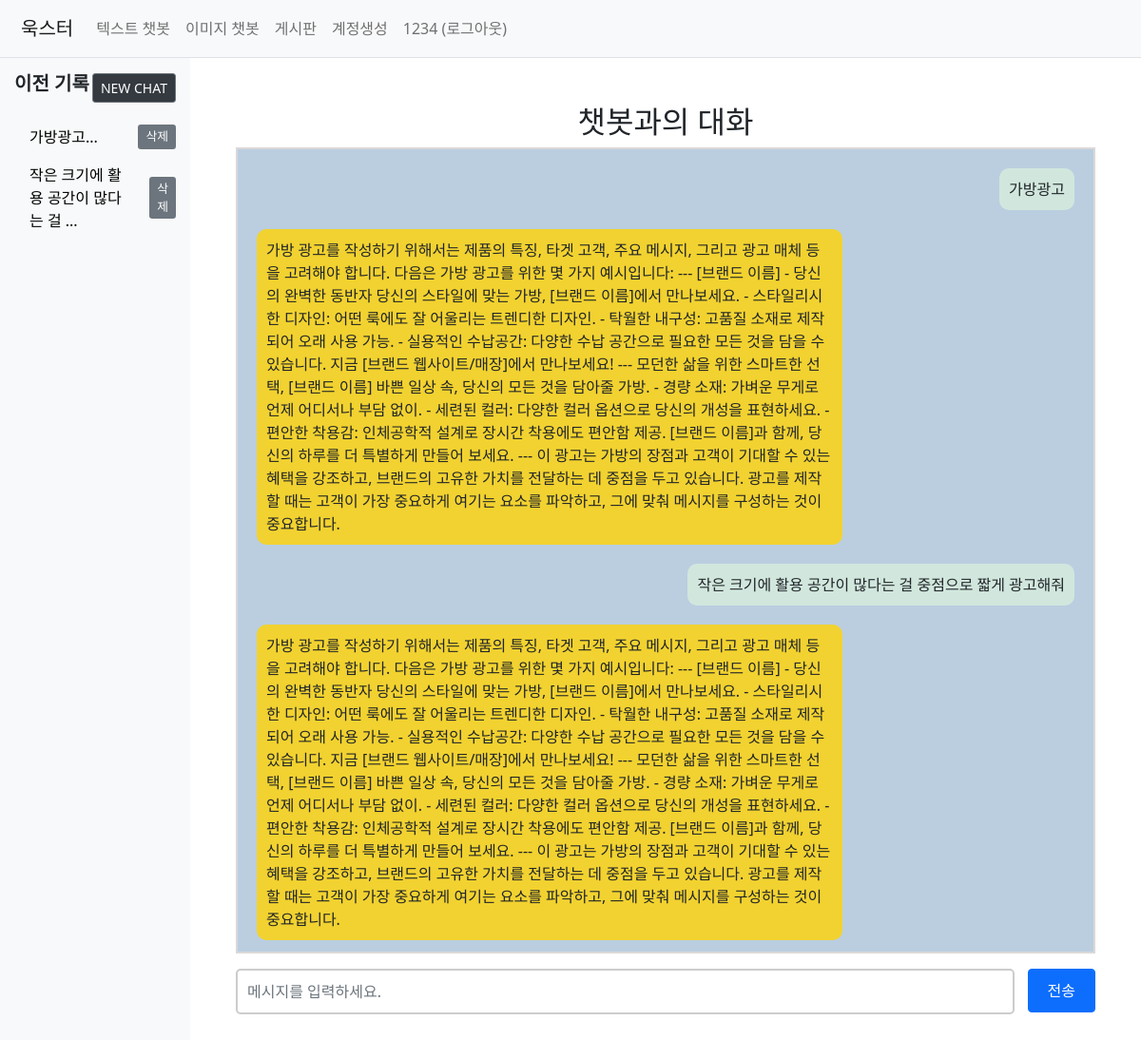
Screenshot of /chatbot/chat?thread_id=db84ea44-4754-4433-ade3-767bd8ef1438 (signed in) with the database file from the repository.
### my_flask_app/models.py (models this page shows, shortened)
class User(db.Model, UserMixin):
    id = db.Column(db.Integer, primary_key=True)
    user_id = db.Column(db.String(150), unique=True, nullable=False)
    password = db.Column(db.String(200), nullable=False)
    email = db.Column(db.String(120), unique=True, nullable=False)

class ChatHistory(db.Model):
    __tablename__ = 'chat_history'
    id = db.Column(db.Integer, primary_key=True, autoincrement=True)
    thread_id = db.Column(db.String(36), nullable=False, default=lambda: str(uuid.uuid4()))
    user_id = db.Column(db.Integer, db.ForeignKey('user.id'), nullable=False)
    user_question = db.Column(db.Text, nullable=True)
    maked_text = db.Column(db.Text, nullable=False)
    maked_image_url = db.Column(db.Text, nullable=True)
    created_at = db.Column(db.DateTime, default=datetime.utcnow, nullable=False)
    type = db.Column(db.String(20), nullable=False)

### my_flask_app/views/text_chatbot.py (the view)
@bp.route('/chat', methods=['GET'])
def chat_page():
    try:
        thread_id = request.args.get('thread_id')
        if thread_id:
            chat_histories = ChatHistory.query.filter_by(thread_id=thread_id, type='text').order_by(ChatHistory.created_at.asc()).all()
            if not chat_histories:
                flash('해당 대화 기록을 찾을 수 없습니다.', 'error')
                chat_histories = []
        else:
            thread_id = str(uuid.uuid4())
            chat_histories = []
        return render_template('chatbot/text_chatbot.html', chat_histories=chat_histories, thread_id=thread_id)
    except Exception as e:
        print("Error fetching chat histories:", str(e))
        return render_template('chatbot/text_chatbot.html', chat_histories=[], thread_id=str(uuid.uuid4()))

### my_flask_app/templates/chatbot/text_chatbot.html (shortened to what this page needs)
{% extends "history_sidebar.html" %}
{% block main_content %}
<div class="container mt-5">
    <h2 class="text-center">챗봇과의 대화</h2>
    <div class="chat-container" id="chatContainer" style="height: 60vh; overflow-y: auto;">
        {% for history in chat_histories %}
            <div class="message user-message">{{ history.user_question }}</div>
            {% if history.maked_text %}
                <div class="message bot-message">{{ history.maked_text }}</div>
            {% endif %}
        {% endfor %}
    </div>
    <div class="input-group mt-3">
        <input type="text" class="form-control" id="userInput" placeholder="메시지를 입력하세요.">
        <div class="input-group-append">
            <button class="btn btn-primary" id="sendButton">전송</button>
        </div>
    </div>
</div>
{% endblock %}

### my_flask_app/templates/history_sidebar.html (shortened to what this page needs)
{% extends "base.html" %}
{% block content %}
<div class="container-fluid">
    <div class="row">
        <nav id="sidebar" class="col-md-3 col-lg-2 d-md-block bg-light sidebar" style="height: 100vh; overflow-y: auto;">
            <div class="sidebar-sticky">
                <div class="d-flex justify-content-between align-items-center mb-3">
                    <h5 class="sidebar-heading">이전 기록</h5>
                    <button class="btn btn-secondary btn-sm" id="newChatButton">NEW CHAT</button>
                </div>
                <ul class="nav flex-column" id="chatHistoryList">
                    {% if chat_histories %}
                        {% for history in chat_histories %}
                            <li class="nav-item d-flex justify-content-between align-items-center">
                                <a href="#" class="nav-link chat-history-link" data-id="{{ history.thread_id }}" onclick="loadChatHistory('{{ history.thread_id }}', '{{ request.path.split('/')[1] }}')">
                                    {{ history.user_question[:20] }}...
                                </a>
                                <button class="btn btn-danger btn-sm delete-button" data-id="{{ history.thread_id }}" onclick="deleteChatHistory('{{ history.thread_id }}')">삭제</button>
                            </li>
                        {% endfor %}
                    {% else %}
                        <li class="nav-item">
                            <span>로그인 후 채팅 기록을 볼 수 있습니다.</span>
                        </li>
                    {% endif %}
                </ul>
            </div>
        </nav>
        <main class="col-md-9 ml-sm-auto col-lg-10 px-md-4">
            {% block main_content %}{% endblock %}
        </main>
    </div>
</div>
{% endblock %}

### my_flask_app/templates/base.html (shortened to what this page needs)
<!DOCTYPE html>
<html lang="ko">
  <head>
    <link
      rel="stylesheet"
      href="{{ url_for('static', filename='bootstrap.min.css') }}"
    />
    <link
      rel="stylesheet"
      href="{{ url_for('static', filename='style.css') }}"
    />
  </head>
  <body>
    <nav class="navbar navbar-expand-lg navbar-light bg-light border-bottom">
      <div class="container-fluid">
        <a class="navbar-brand" href="{{ url_for('main.index') }}">욱스터</a>
        <div class="collapse navbar-collapse" id="navbarSupportedContent">
          <ul class="navbar-nav me-auto mb-2 mb-lg-0">
            <li class="nav-item">
              <a class="nav-link" href="{{ url_for('chat.chat') }}"
                >텍스트 챗봇</a
              >
            </li>
            <li class="nav-item">
              <a class="nav-link" href="{{ url_for('image.image') }}"
                >이미지 챗봇</a
              >
            </li>
            <li class="nav-item">
              <a class="nav-link" href="{{ url_for('question._list') }}"
                >게시판</a
              >
            </li>
            <li class="nav-item">
              <a class="nav-link" href="{{ url_for('auth.signup') }}"
                >계정생성</a
              >
            </li>
            <li class="nav-item">
              {% if current_user.is_authenticated %}
              <a class="nav-link" href="{{ url_for('auth.logout') }}"
                >{{ current_user.user_id }} (로그아웃)</a
              >
              {% else %}
              <a class="nav-link" href="{{ url_for('auth.login') }}">로그인</a>
              {% endif %}
            </li>
          </ul>
        </div>
      </div>
    </nav>
    {% block content %} {% endblock %}
  </body>
</html>

### my_flask_app/static/style.css (style rules this page uses)
.chat-container { border: 2px solid #dbd8d8; padding: 10px; height: 400px; overflow-y: scroll; background-color: #bacee0; display: flex; flex-direction: column; }
.message { margin: 10px; padding: 10px; border-radius: 10px; max-width: 70%; display: inline-block; }
.user-message { background-color: #d1e7dd; align-self: flex-end; text-align: right; }
.bot-message { background-color: #F2D230; align-self: flex-start; text-align: left; }
#userInput { border-radius: 5px; border: 2px solid #ccc; padding: 10px; width: calc(100% - 100px); }
#sendButton { margin-left: 15px; padding: 10px 20px; }
#sidebar { background-color: #f8f9fa; padding: 15px; height: 100vh; }
.sidebar-heading { font-weight: bold; }
.chat-history-link { color: #000 !important; text-decoration: none !important; }
#newChatButton { background-color: #343a40; color: #ffffff; }
.delete-button { background-color: #6c757d; color: #ffffff; border: none; font-size: 0.8rem; padding: 0.2rem 0.5rem; }

### my_flask_app/templates/base.html (style rules this page uses)
body, html { margin: 0; padding: 0; height: 100%; width: 100%; display: flex; flex-direction: column; align-items: center; }
.navbar { width: 100%; display: flex; justify-content: flex-end; padding: 10px; background-color: #f0f0f0; }

### rows the page displays
User: user_id "1234"
ChatHistory: user_question "가방광고", maked_text "가방 광고를 작성하기 위해서는 제품의 특징, 타겟 고객, 주요 메시지, 그리고 광고 매체 등을 고려해야 합니다. 다음은 가방 광고를 위한 몇 가지 예시입니다: --- [브랜드 이름] - 당신의 완벽한 동반자 당신의 스타일에 맞는 가방, [브랜드 이름]에서 만나보세요. - 스타일리시한 디자인: 어떤 룩에도 잘 어울리는 트렌디한 디자인. - 탁월한 내구성: 고품질 소재로 제작되어 오래 사용 가능. - 실용적인 수납공간: 다양한 수납 공간으로 필요한 모든 것을 담을 수 있습니다. 지금 [브랜드 웹사이트/매장]에서 만나보세요! --- 모던한 삶을 위한 스마트한 선택, [브랜드 이름] 바쁜 일상 속, 당신의 모든 것을 담아줄 가방. - 경량 소재: 가벼운 무게로 언제 어디서나 부담 없이. - 세련된 컬러: 다양한 컬러 옵션으로 당신의 개성을 표현하세요. - 편안한 착용감: 인체공학적 설계로 장시간 착용에도 편안함 제공. [브랜드 이름]과 함께, 당신의 하루를 더 특별하게 만들어 보세요. --- 이 광고는 가방의 장점과 고객이 기대할 수 있는 혜택을 강조하고, 브랜드의 고유한 가치를 전달하는 데 중점을 두고 있습니다. 광고를 제작할 때는 고객이 가장 중요하게 여기는 요소를 파악하고, 그에 맞춰 메시지를 구성하는 것이 중요합니다."
ChatHistory: user_question "작은 크기에 활용 공간이 많다는 걸", user_question "작은 크기에 활용 공간이 많다는 걸 중점으로 짧게 광고해줘", maked_text "가방 광고를 작성하기 위해서는 제품의 특징, 타겟 고객, 주요 메시지, 그리고 광고 매체 등을 고려해야 합니다. 다음은 가방 광고를 위한 몇 가지 예시입니다: --- [브랜드 이름] - 당신의 완벽한 동반자 당신의 스타일에 맞는 가방, [브랜드 이름]에서 만나보세요. - 스타일리시한 디자인: 어떤 룩에도 잘 어울리는 트렌디한 디자인. - 탁월한 내구성: 고품질 소재로 제작되어 오래 사용 가능. - 실용적인 수납공간: 다양한 수납 공간으로 필요한 모든 것을 담을 수 있습니다. 지금 [브랜드 웹사이트/매장]에서 만나보세요! --- 모던한 삶을 위한 스마트한 선택, [브랜드 이름] 바쁜 일상 속, 당신의 모든 것을 담아줄 가방. - 경량 소재: 가벼운 무게로 언제 어디서나 부담 없이. - 세련된 컬러: 다양한 컬러 옵션으로 당신의 개성을 표현하세요. - 편안한 착용감: 인체공학적 설계로 장시간 착용에도 편안함 제공. [브랜드 이름]과 함께, 당신의 하루를 더 특별하게 만들어 보세요. --- 이 광고는 가방의 장점과 고객이 기대할 수 있는 혜택을 강조하고, 브랜드의 고유한 가치를 전달하는 데 중점을 두고 있습니다. 광고를 제작할 때는 고객이 가장 중요하게 여기는 요소를 파악하고, 그에 맞춰 메시지를 구성하는 것이 중요합니다."
